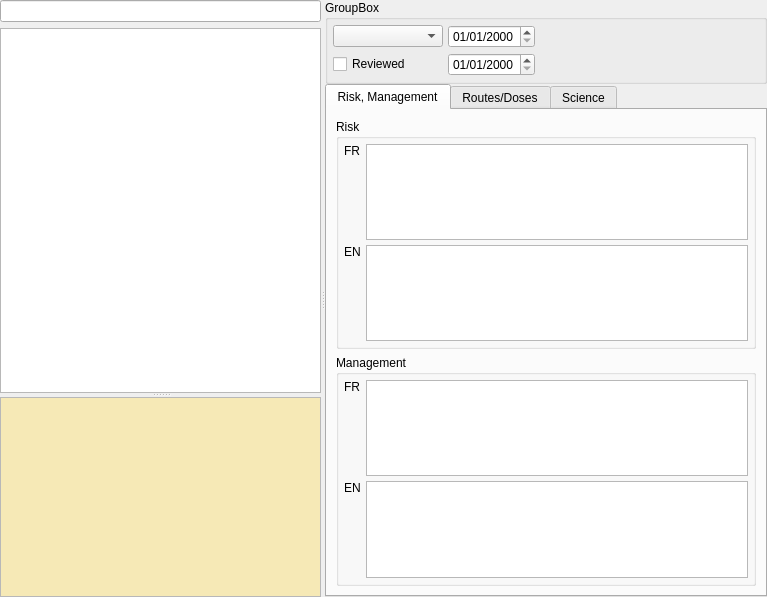
<?xml version="1.0" encoding="UTF-8"?>
<ui version="4.0">
 <class>DrugsDB::InteractionEditorWidget</class>
 <widget class="QWidget" name="DrugsDB::InteractionEditorWidget">
  <property name="geometry">
   <rect>
    <x>0</x>
    <y>0</y>
    <width>767</width>
    <height>597</height>
   </rect>
  </property>
  <property name="windowTitle">
   <string>Form</string>
  </property>
  <layout class="QGridLayout" name="gridLayout_5">
   <property name="margin">
    <number>0</number>
   </property>
   <property name="spacing">
    <number>0</number>
   </property>
   <item row="0" column="0">
    <widget class="Utils::MiniSplitter" name="splitter_2">
     <property name="orientation">
      <enum>Qt::Horizontal</enum>
     </property>
     <widget class="QWidget" name="layoutWidget">
      <layout class="QVBoxLayout" name="treeLayout">
       <item>
        <widget class="Utils::QButtonLineEdit" name="searchLine"/>
       </item>
       <item>
        <widget class="Utils::MiniSplitter" name="splitter">
         <property name="orientation">
          <enum>Qt::Vertical</enum>
         </property>
         <widget class="QTreeView" name="treeView"/>
         <widget class="QTextBrowser" name="humanSynthesis">
          <property name="maximumSize">
           <size>
            <width>16777215</width>
            <height>200</height>
           </size>
          </property>
          <property name="palette">
           <palette>
            <active>
             <colorrole role="Base">
              <brush brushstyle="SolidPattern">
               <color alpha="255">
                <red>246</red>
                <green>233</green>
                <blue>182</blue>
               </color>
              </brush>
             </colorrole>
            </active>
            <inactive>
             <colorrole role="Base">
              <brush brushstyle="SolidPattern">
               <color alpha="255">
                <red>246</red>
                <green>233</green>
                <blue>182</blue>
               </color>
              </brush>
             </colorrole>
            </inactive>
            <disabled>
             <colorrole role="Base">
              <brush brushstyle="SolidPattern">
               <color alpha="255">
                <red>212</red>
                <green>208</green>
                <blue>200</blue>
               </color>
              </brush>
             </colorrole>
            </disabled>
           </palette>
          </property>
          <property name="font">
           <font>
            <pointsize>10</pointsize>
           </font>
          </property>
          <property name="textInteractionFlags">
           <set>Qt::LinksAccessibleByKeyboard|Qt::LinksAccessibleByMouse|Qt::TextBrowserInteraction|Qt::TextSelectableByKeyboard|Qt::TextSelectableByMouse</set>
          </property>
          <property name="openExternalLinks">
           <bool>true</bool>
          </property>
          <property name="openLinks">
           <bool>true</bool>
          </property>
         </widget>
        </widget>
       </item>
      </layout>
     </widget>
     <widget class="QWidget" name="layoutWidget2">
      <layout class="QGridLayout" name="gridLayout__">
       <property name="spacing">
        <number>0</number>
       </property>
       <item row="0" column="0">
        <layout class="QHBoxLayout" name="toolbarLayout">
         <property name="spacing">
          <number>0</number>
         </property>
        </layout>
       </item>
       <item row="1" column="0">
        <widget class="QGroupBox" name="generalGroupBox">
         <property name="title">
          <string>GroupBox</string>
         </property>
         <layout class="QGridLayout" name="gridLayout">
          <property name="margin">
           <number>5</number>
          </property>
          <property name="spacing">
           <number>5</number>
          </property>
          <item row="0" column="2" colspan="2">
           <spacer name="horizontalSpacer">
            <property name="orientation">
             <enum>Qt::Horizontal</enum>
            </property>
            <property name="sizeHint" stdset="0">
             <size>
              <width>160</width>
              <height>22</height>
             </size>
            </property>
           </spacer>
          </item>
          <item row="1" column="1">
           <widget class="QDateEdit" name="updatedOn">
            <property name="displayFormat">
             <string>dd/MM/yyyy</string>
            </property>
           </widget>
          </item>
          <item row="1" column="2" colspan="2">
           <spacer name="horizontalSpacer_2">
            <property name="orientation">
             <enum>Qt::Horizontal</enum>
            </property>
            <property name="sizeHint" stdset="0">
             <size>
              <width>160</width>
              <height>22</height>
             </size>
            </property>
           </spacer>
          </item>
          <item row="1" column="0">
           <widget class="QCheckBox" name="isReviewed">
            <property name="minimumSize">
             <size>
              <width>0</width>
              <height>22</height>
             </size>
            </property>
            <property name="text">
             <string>Reviewed</string>
            </property>
           </widget>
          </item>
          <item row="0" column="1">
           <widget class="QDateEdit" name="createdOn">
            <property name="sizePolicy">
             <sizepolicy hsizetype="Fixed" vsizetype="Fixed">
              <horstretch>0</horstretch>
              <verstretch>0</verstretch>
             </sizepolicy>
            </property>
            <property name="displayFormat">
             <string>dd/MM/yyyy</string>
            </property>
           </widget>
          </item>
          <item row="0" column="0">
           <widget class="QComboBox" name="comboLevel">
            <property name="sizeAdjustPolicy">
             <enum>QComboBox::AdjustToContents</enum>
            </property>
           </widget>
          </item>
         </layout>
        </widget>
       </item>
       <item row="2" column="0">
        <widget class="QTabWidget" name="tabWidget">
         <property name="currentIndex">
          <number>0</number>
         </property>
         <widget class="QWidget" name="riskTab">
          <attribute name="title">
           <string>Risk, Management</string>
          </attribute>
          <layout class="QGridLayout" name="gridLayout_4">
           <item row="0" column="0">
            <widget class="QGroupBox" name="groupBox">
             <property name="enabled">
              <bool>true</bool>
             </property>
             <property name="title">
              <string>Risk</string>
             </property>
             <layout class="QGridLayout" name="gridLayout_3">
              <property name="margin">
               <number>5</number>
              </property>
              <property name="spacing">
               <number>5</number>
              </property>
              <item row="3" column="1">
               <widget class="QTextEdit" name="risk_en">
                <property name="sizePolicy">
                 <sizepolicy hsizetype="Expanding" vsizetype="Preferred">
                  <horstretch>0</horstretch>
                  <verstretch>0</verstretch>
                 </sizepolicy>
                </property>
               </widget>
              </item>
              <item row="1" column="1">
               <widget class="QTextEdit" name="risk">
                <property name="sizePolicy">
                 <sizepolicy hsizetype="Expanding" vsizetype="Preferred">
                  <horstretch>0</horstretch>
                  <verstretch>0</verstretch>
                 </sizepolicy>
                </property>
               </widget>
              </item>
              <item row="1" column="0">
               <widget class="QLabel" name="label">
                <property name="text">
                 <string notr="true">FR</string>
                </property>
                <property name="alignment">
                 <set>Qt::AlignLeading|Qt::AlignLeft|Qt::AlignTop</set>
                </property>
               </widget>
              </item>
              <item row="3" column="0">
               <widget class="QLabel" name="label_2">
                <property name="text">
                 <string notr="true">EN</string>
                </property>
                <property name="alignment">
                 <set>Qt::AlignLeading|Qt::AlignLeft|Qt::AlignTop</set>
                </property>
               </widget>
              </item>
             </layout>
            </widget>
           </item>
           <item row="1" column="0">
            <widget class="QGroupBox" name="groupBox_2">
             <property name="enabled">
              <bool>true</bool>
             </property>
             <property name="title">
              <string>Management</string>
             </property>
             <layout class="QGridLayout" name="gridLayout_2">
              <property name="margin">
               <number>5</number>
              </property>
              <property name="spacing">
               <number>5</number>
              </property>
              <item row="0" column="1">
               <widget class="QTextEdit" name="management">
                <property name="sizePolicy">
                 <sizepolicy hsizetype="Expanding" vsizetype="Preferred">
                  <horstretch>0</horstretch>
                  <verstretch>0</verstretch>
                 </sizepolicy>
                </property>
               </widget>
              </item>
              <item row="3" column="1">
               <widget class="QTextEdit" name="management_en"/>
              </item>
              <item row="0" column="0">
               <widget class="QLabel" name="label_3">
                <property name="text">
                 <string notr="true">FR</string>
                </property>
                <property name="alignment">
                 <set>Qt::AlignLeading|Qt::AlignLeft|Qt::AlignTop</set>
                </property>
               </widget>
              </item>
              <item row="3" column="0">
               <widget class="QLabel" name="label_4">
                <property name="text">
                 <string notr="true">EN</string>
                </property>
                <property name="alignment">
                 <set>Qt::AlignLeading|Qt::AlignLeft|Qt::AlignTop</set>
                </property>
               </widget>
              </item>
             </layout>
            </widget>
           </item>
          </layout>
         </widget>
         <widget class="QWidget" name="tab">
          <attribute name="title">
           <string>Routes/Doses</string>
          </attribute>
          <layout class="QGridLayout" name="gridLayout_11">
           <item row="0" column="0" colspan="2">
            <widget class="QLabel" name="firstInteractorLabel">
             <property name="font">
              <font>
               <weight>75</weight>
               <bold>true</bold>
              </font>
             </property>
             <property name="styleSheet">
              <string notr="true">background:qlineargradient(spread:pad, x1:0, y1:0, x2:1, y2:0, stop:0.464 rgba(255, 255, 176, 149), stop:1 rgba(255, 255, 255, 0))</string>
             </property>
             <property name="text">
              <string/>
             </property>
            </widget>
           </item>
           <item row="1" column="0" colspan="2">
            <layout class="QGridLayout" name="gridLayout_7">
             <item row="0" column="0">
              <widget class="QCheckBox" name="firstDoseUsesFrom">
               <property name="minimumSize">
                <size>
                 <width>60</width>
                 <height>0</height>
                </size>
               </property>
               <property name="maximumSize">
                <size>
                 <width>60</width>
                 <height>16777215</height>
                </size>
               </property>
               <property name="text">
                <string>From</string>
               </property>
              </widget>
             </item>
             <item row="0" column="1">
              <widget class="QLineEdit" name="firstDoseFromValue"/>
             </item>
             <item row="0" column="2">
              <widget class="QComboBox" name="firstDoseFromUnits"/>
             </item>
             <item row="0" column="3">
              <widget class="QComboBox" name="firstDoseFromRepart"/>
             </item>
             <item row="1" column="0">
              <widget class="QCheckBox" name="firstDoseUsesTo">
               <property name="minimumSize">
                <size>
                 <width>60</width>
                 <height>0</height>
                </size>
               </property>
               <property name="maximumSize">
                <size>
                 <width>60</width>
                 <height>16777215</height>
                </size>
               </property>
               <property name="text">
                <string>To</string>
               </property>
              </widget>
             </item>
             <item row="1" column="1">
              <widget class="QLineEdit" name="firstDoseToValue"/>
             </item>
             <item row="1" column="2">
              <widget class="QComboBox" name="firstDoseToUnits"/>
             </item>
             <item row="1" column="3">
              <widget class="QComboBox" name="firstDoseToRepart"/>
             </item>
            </layout>
           </item>
           <item row="2" column="0">
            <spacer name="horizontalSpacer_3">
             <property name="orientation">
              <enum>Qt::Horizontal</enum>
             </property>
             <property name="sizeType">
              <enum>QSizePolicy::Fixed</enum>
             </property>
             <property name="sizeHint" stdset="0">
              <size>
               <width>40</width>
               <height>20</height>
              </size>
             </property>
            </spacer>
           </item>
           <item row="2" column="1">
            <widget class="QListView" name="listViewFirstInteractorRoute"/>
           </item>
           <item row="3" column="0" colspan="2">
            <widget class="QLabel" name="secondInteractorLabel">
             <property name="font">
              <font>
               <weight>75</weight>
               <bold>true</bold>
              </font>
             </property>
             <property name="styleSheet">
              <string notr="true">background:qlineargradient(spread:pad, x1:0, y1:0, x2:1, y2:0, stop:0.464 rgba(255, 255, 176, 149), stop:1 rgba(255, 255, 255, 0))</string>
             </property>
             <property name="text">
              <string/>
             </property>
            </widget>
           </item>
           <item row="4" column="0" colspan="2">
            <layout class="QGridLayout" name="gridLayout_12">
             <item row="0" column="0">
              <widget class="QCheckBox" name="secondDoseUsesFrom">
               <property name="minimumSize">
                <size>
                 <width>60</width>
                 <height>0</height>
                </size>
               </property>
               <property name="maximumSize">
                <size>
                 <width>60</width>
                 <height>16777215</height>
                </size>
               </property>
               <property name="text">
                <string>From</string>
               </property>
              </widget>
             </item>
             <item row="0" column="1">
              <widget class="QLineEdit" name="secondDoseFromValue"/>
             </item>
             <item row="0" column="2">
              <widget class="QComboBox" name="secondDoseFromUnits"/>
             </item>
             <item row="0" column="3">
              <widget class="QComboBox" name="secondDoseFromRepart"/>
             </item>
             <item row="1" column="0">
              <widget class="QCheckBox" name="secondDoseUsesTo">
               <property name="minimumSize">
                <size>
                 <width>60</width>
                 <height>0</height>
                </size>
               </property>
               <property name="maximumSize">
                <size>
                 <width>60</width>
                 <height>16777215</height>
                </size>
               </property>
               <property name="text">
                <string>To</string>
               </property>
              </widget>
             </item>
             <item row="1" column="1">
              <widget class="QLineEdit" name="secondDoseToValue"/>
             </item>
             <item row="1" column="2">
              <widget class="QComboBox" name="secondDoseToUnits"/>
             </item>
             <item row="1" column="3">
              <widget class="QComboBox" name="secondDoseToRepart"/>
             </item>
            </layout>
           </item>
           <item row="5" column="0">
            <spacer name="horizontalSpacer_4">
             <property name="orientation">
              <enum>Qt::Horizontal</enum>
             </property>
             <property name="sizeType">
              <enum>QSizePolicy::Fixed</enum>
             </property>
             <property name="sizeHint" stdset="0">
              <size>
               <width>40</width>
               <height>20</height>
              </size>
             </property>
            </spacer>
           </item>
           <item row="5" column="1">
            <widget class="QListView" name="listViewSecondInteractorRoute"/>
           </item>
          </layout>
         </widget>
         <widget class="QWidget" name="biblioTab">
          <attribute name="title">
           <string>Science</string>
          </attribute>
          <layout class="QGridLayout" name="gridLayout_10">
           <item row="0" column="0">
            <widget class="QGroupBox" name="groupBox_3">
             <property name="title">
              <string>Formalized risk</string>
             </property>
             <layout class="QGridLayout" name="gridLayout_8">
              <item row="0" column="0">
               <widget class="QTableView" name="formRiskTableView"/>
              </item>
             </layout>
            </widget>
           </item>
           <item row="1" column="0">
            <widget class="QGroupBox" name="groupBox_4">
             <property name="title">
              <string>Bibliography</string>
             </property>
             <layout class="QGridLayout" name="gridLayout_9">
              <item row="0" column="0">
               <widget class="Views::TableView" name="bilbioTableView"/>
              </item>
             </layout>
            </widget>
           </item>
          </layout>
         </widget>
        </widget>
       </item>
      </layout>
     </widget>
    </widget>
   </item>
  </layout>
 </widget>
 <customwidgets>
  <customwidget>
   <class>Utils::QButtonLineEdit</class>
   <extends>QLineEdit</extends>
   <header location="global">utils/widgets/qbuttonlineedit.h</header>
  </customwidget>
  <customwidget>
   <class>Views::TableView</class>
   <extends>QTableView</extends>
   <header location="global">listviewplugin/tableview.h</header>
  </customwidget>
  <customwidget>
   <class>Utils::MiniSplitter</class>
   <extends>QSplitter</extends>
   <header location="global">utils/widgets/minisplitter.h</header>
   <container>1</container>
  </customwidget>
 </customwidgets>
 <resources/>
 <connections/>
</ui>
